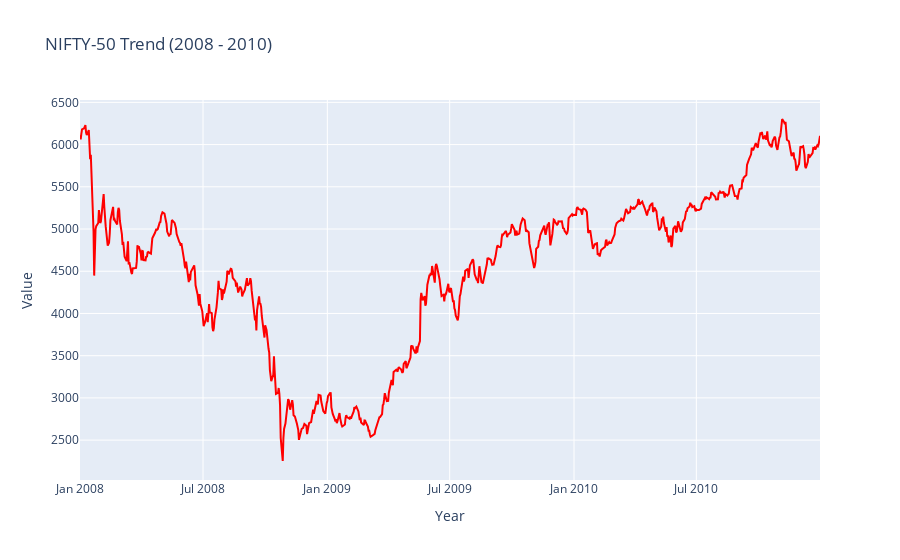

The notebook cell saved with this chart:
### Markdown cell above
### 1) Trends observed because of/during the Great Recession (2008)

### Code cell
nifty50_2008_to_2010 = nifty50_df[(nifty50_df['Date'] >= '2008-01-01') & (nifty50_df['Date'] <= '2010-12-31')]
fig = go.Figure()
fig.add_trace(go.Scatter(
         x=nifty50_2008_to_2010['Date'],
         y=nifty50_2008_to_2010['Low'],
         name='Price',
    line=dict(color='red'),
    opacity=1))
        
    
fig.update_layout(title_text="NIFTY-50 Trend (2008 - 2010)", xaxis_title = 'Year', yaxis_title='Value')

fig.show()

### Figure 1 — Plotly figure (JSON) as saved in the notebook; plotly's stock layout.template omitted (floating-point values rounded to 4 significant figures; data arrays with more than 128 entries replaced by an {"elided": "..."} marker saying what was removed)
{"data": [{"line": {"color": "red"}, "name": "Price", "opacity": 1, "type": "scatter", "x": {"elided": "741 str values"}, "y": {"elided": "741 float values"}}], "layout": {"title": {"text": "NIFTY-50 Trend (2008 - 2010)"}, "xaxis": {"title": {"text": "Year"}}, "yaxis": {"title": {"text": "Value"}}}}
